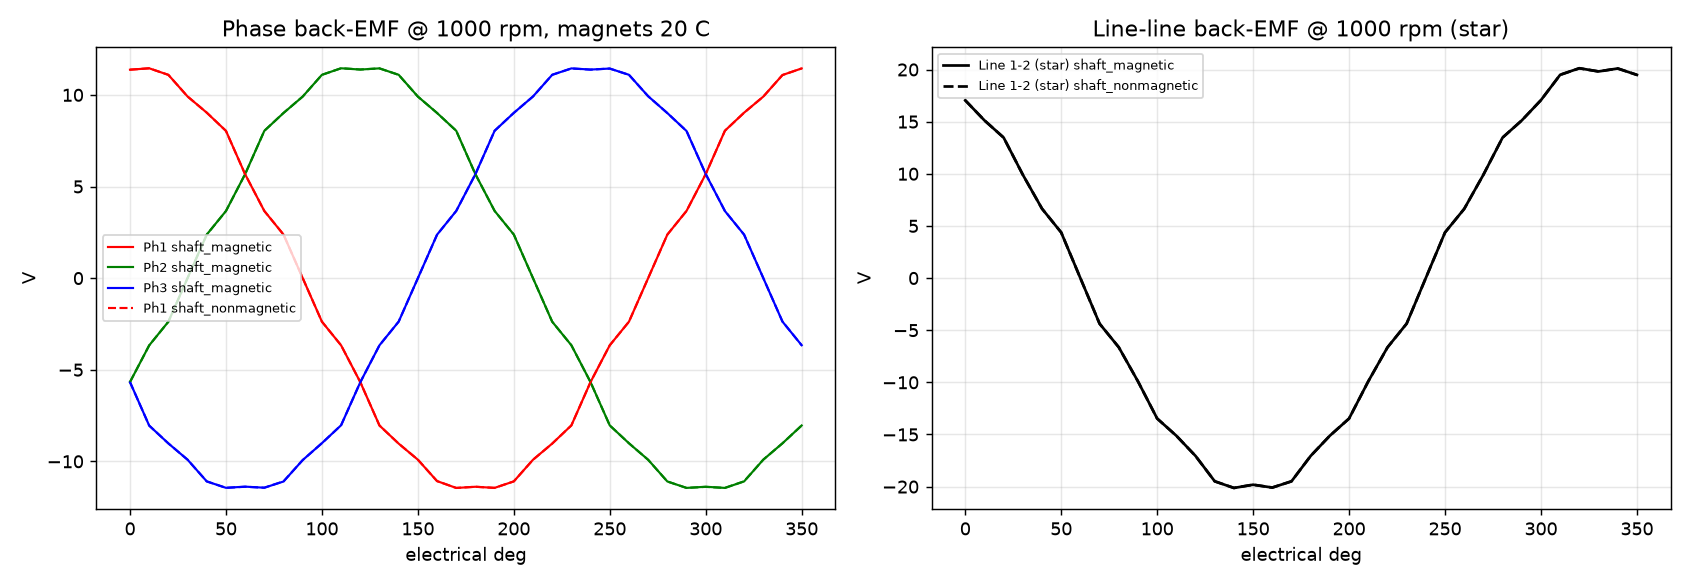

Here is the Python script that generated this plot:
"""No-load back-EMF of Motor-CAD model E:\\Spoke_V2\\ADAPTIVE_MODEL_COMPLETE_4.mot, solved in FEMM 4.2 (2D magnetostatic).

Stator: Motor-CAD 'Parallel Tooth', 12 slots.  Rotor: adaptive spoke template (same parameter names as
Ferrite_Motor_design/rotor/spoke_rotor_explorer.html).  Each tooth coil is its own FEMM circuit at 0 A, so the
coil flux linkage is read directly; phase = 2 adjacent coils in series per path, 2 paths in parallel.

Run:  python backemf.py      writes results.json + backemf.png
"""
import json, math, os, sys, time
import numpy as np
import femm

HERE = os.path.dirname(os.path.abspath(__file__))
MU0 = 4e-7 * math.pi

# ---------------- Motor-CAD inputs (screenshots 2026-10-10) ----------------
STACK = 63.0                       # stator lam length = rotor lam length = magnet length
STATOR = dict(slots=12, od=160.0, bore=107.0, tooth_w=15.5, slot_depth=17.5, corner_r=1.95,
              tip_depth=0.8, slot_open=5.0, tip_angle=20.0)
ROTOR = dict(pole_number=10, rotor_diameter=106.0, shaft_diameter=25.0, magnet_inset=2.0, magnet_depth=28.0,
             magnet_opening=8.5, magnet_X=18.0, magnet_Y=10.5, magnet_Z=6.0, magnet_glue_gap=0.1,
             Bridge_thickness=1.0, bridge_offset=4.0)
TURNS = 10                         # per coil; 20 conductors/slot, 2 layers
PATHS = 2
BR20, MU_MAG, BR_TC = 0.46, 1.08, -0.001797    # DMEGC_DM4654; Motor-CAD magnet flux coefficient -0.1797 %/K
MAG_T = float(os.environ.get('MAG_T', 20.0))
BR = BR20 * (1 + BR_TC * (MAG_T - 20))
STACKING = 0.97                    # Motor-CAD default; consistent with the lamination masses shown
# M235-35A from the Motor-CAD material database (Steel BH tab), H [A/m] -> B [T]; above 1.8 T extended with
# slope mu0 (air-like), as Motor-CAD extrapolates beyond the last point
BH_LAM_MCAD = [(0, 0), (24.7, 0.1), (32.6, 0.2), (38.1, 0.3), (43.1, 0.4), (48.2, 0.5), (53.9, 0.6), (60.7, 0.7),
               (68.8, 0.8), (79.3, 0.9), (93.7, 1.0), (115, 1.1), (156, 1.2), (260, 1.3), (690, 1.4), (1950, 1.5),
               (4410, 1.6), (7630, 1.7), (12000, 1.8)]
BH_LAM_MCAD += [(h, 1.8 + 4e-7 * math.pi * (h - 12000)) for h in (30000, 60000, 120000, 250000, 500000)]
# M235-35A typical DC curve (first runs; kept for reference)
BH_LAM_TYPICAL = [(0, 0), (50, 0.75), (100, 1.00), (150, 1.12), (200, 1.20), (300, 1.29), (500, 1.38), (1000, 1.45),
          (2500, 1.53), (5000, 1.63), (10000, 1.75), (20000, 1.87), (50000, 2.02), (100000, 2.13), (200000, 2.30)]
BH_LAM = BH_LAM_MCAD if os.environ.get('BH', 'mcad') == 'mcad' else BH_LAM_TYPICAL
# SCM420 (Cr-Mo case-hardening steel) typical curve
BH_SHAFT = [(0, 0), (200, 0.45), (400, 0.85), (700, 1.10), (1000, 1.25), (2000, 1.45), (4000, 1.58),
            (8000, 1.70), (16000, 1.82), (50000, 2.00), (100000, 2.10), (200000, 2.25)]
FILLETS = dict(lam=0.3, pocket=1.0, slot=1.95) if os.environ.get('FILLETS', '1') == '1' else None
GM = float(os.environ.get('GAPMESH', '1.0'))   # air-gap mesh scale (1 = 0.2 mm elements)
STEP = 2.0                         # deg mech; 72 deg = one electrical period
NWORK = 4

R_BORE = STATOR['bore'] / 2
R_ROT = ROTOR['rotor_diameter'] / 2
R_MID = (R_BORE + R_ROT) / 2
AGE = os.environ.get('AGE', '0') == '1'
R_AGE_IN, R_AGE_OUT = R_ROT + (R_BORE - R_ROT) / 3, R_BORE - (R_BORE - R_ROT) / 3
NS = STATOR['slots']
# tooth coil k sits between slot k and slot k+1 (Motor-CAD slot table: slot 1 = 20 x phase 1, ...)
PHASE_TEETH = {'Ph1': (12, 1, 6, 7), 'Ph2': (2, 3, 8, 9), 'Ph3': (4, 5, 10, 11)}


def rot(p, a_deg):
    a = math.radians(a_deg); c, s = math.cos(a), math.sin(a)
    return (p[0] * c - p[1] * s, p[0] * s + p[1] * c)


def line(a, b):
    femm.mi_drawline(a[0], a[1], b[0], b[1])


def polyline(pts):
    for a, b in zip(pts, pts[1:]):
        line(a, b)


def arc_ccw(r, a0, a1, maxseg, bdry=''):
    p, q = rot((r, 0), a0), rot((r, 0), a1)
    femm.mi_drawarc(p[0], p[1], q[0], q[1], a1 - a0, maxseg)
    if bdry:
        m = rot((r, 0), (a0 + a1) / 2)
        femm.mi_selectarcsegment(m[0], m[1]); femm.mi_setarcsegmentprop(maxseg, bdry, 0, 0); femm.mi_clearselected()


def label(p, mat, mesh, circ='', magdir=0, turns=0, grp=0):
    femm.mi_addblocklabel(p[0], p[1]); femm.mi_selectlabel(p[0], p[1])
    femm.mi_setblockprop(mat, 0, mesh, circ, magdir, grp, turns); femm.mi_clearselected()


def ang(p):
    return math.degrees(math.atan2(p[1], p[0]))


def slot_geometry(s):
    """Right half of one slot, slot centreline on +y (x > 0 = clockwise side). Returns key points."""
    hs, ws = 180 / s['slots'], s['tooth_w'] / 2
    so = s['slot_open'] / 2
    A = (so, math.sqrt(R_BORE ** 2 - so ** 2))                      # tip corner on the bore
    B = (so, A[1] + s['tip_depth'])
    n = (math.cos(math.radians(hs)), -math.sin(math.radians(hs)))   # tooth normal; tooth side: p.n = -ws
    u = (math.sin(math.radians(hs)), math.cos(math.radians(hs)))    # tooth axis
    d = (math.cos(math.radians(s['tip_angle'])), math.sin(math.radians(s['tip_angle'])))
    nB = B[0] * n[0] + B[1] * n[1]
    t = (-ws - nB) / (d[0] * n[0] + d[1] * n[1])
    C = (B[0] + t * d[0], B[1] + t * d[1])
    rb = R_BORE + s['slot_depth']                                    # slot bottom radius
    sE = math.sqrt(rb ** 2 - ws ** 2)
    E = (-ws * n[0] + sE * u[0], -ws * n[1] + sE * u[1])
    return dict(A=A, B=B, C=C, E=E, rb=rb)


def tooth_area(sg, s):
    """Lamination area of one tooth (between slot-bottom arc and bore) for the mass check."""
    from matplotlib.path import Path
    mir = lambda p: (-p[0], p[1])
    hs = 180 / s['slots']
    right = [sg['A'], sg['B'], sg['C'], sg['E']]                     # wall of slot centred at +y
    left_next = [rot(mir(p), -2 * hs) for p in right]                # same tooth, wall of the next slot clockwise
    poly = right + [rot((sg['rb'], 0), a) for a in np.linspace(ang(sg['E']), ang(left_next[3]), 40)] + \
        left_next[::-1] + [rot((R_BORE, 0), a) for a in np.linspace(ang(left_next[0]), ang(sg['A']), 40)]
    x, y = np.array(poly).T
    return 0.5 * abs(np.dot(x, np.roll(y, 1)) - np.dot(y, np.roll(x, 1)))


def rotor_geometry(p):
    """Same as Ferrite_Motor_design/femm_em/femm_motor.py (port of spoke_rotor_explorer.html), pole on +y."""
    t, rs, rr = p['Bridge_thickness'] / 2, p['shaft_diameter'] / 2, p['rotor_diameter'] / 2
    rom = rr - p['magnet_inset']; rim = rom - p['magnet_depth']; ho = p['magnet_opening'] / 2
    a = math.radians(180 / p['pole_number']); T, Cs = math.tan(a), math.cos(a)
    P = (-(rim * T - t / Cs), rim); Q = (-p['magnet_Y'], rim + p['magnet_X']); R = (-p['magnet_Z'], rom)
    D = (-ho, rom); C = (-ho, math.sqrt(rr * rr - ho * ho))
    yg = rs + p['bridge_offset']; G = (-(yg * T - t / Cs), yg)
    gap, ctr = p['magnet_glue_gap'], (0, (rim + rom) / 2)

    def off(a, b):
        dx, dy = b[0] - a[0], b[1] - a[1]; L = math.hypot(dx, dy); nx, ny = -dy / L, dx / L
        if (ctr[0] - (a[0] + b[0]) / 2) * nx + (ctr[1] - (a[1] + b[1]) / 2) * ny < 0: nx, ny = -nx, -ny
        return (a[0] + nx * gap, a[1] + ny * gap), (b[0] + nx * gap, b[1] + ny * gap)

    def X(l1, l2):
        (a, b), (c, d) = l1, l2; r = (b[0] - a[0], b[1] - a[1]); q = (d[0] - c[0], d[1] - c[1])
        k = ((c[0] - a[0]) * q[1] - (c[1] - a[1]) * q[0]) / (r[0] * q[1] - r[1] * q[0])
        return (a[0] + r[0] * k, a[1] + r[1] * k)

    PQ, QR = off(P, Q), off(Q, R)
    Pm, Qm, Rm = X(PQ, ((0, rim), (1, rim))), X(PQ, QR), X(QR, ((0, rom), (1, rom)))
    return dict(P=P, Q=Q, R=R, D=D, C=C, G=G, Pm=Pm, Qm=Qm, Rm=Rm, rs=rs, rr=rr, rim=rim, rom=rom, yg=yg)


MAGLAB, ANGLE = [], [0.0]
FILLET_OK, FILLET_FAIL = set(), set()


def build(path, shaft_magnetic):
    s = STATOR
    femm.newdocument(0)
    femm.mi_probdef(0, 'millimeters', 'planar', 1e-8, STACK, 30, 0)
    femm.mi_smartmesh(0)
    femm.mi_addmaterial('Air', 1, 1, 0, 0, 0, 0, 0, 1, 0, 0, 0, 0, 0)
    femm.mi_addmaterial('Copper', 1, 1, 0, 0, 58, 0, 0, 1, 0, 0, 0, 0, 0)
    femm.mi_addmaterial('M235-35A', 5000, 5000, 0, 0, 0, 0.35, 0, STACKING, 0, 0, 0, 0, 0)
    for h, b in BH_LAM:
        femm.mi_addbhpoint('M235-35A', b, h)
    femm.mi_addmaterial('SCM420', 1000, 1000, 0, 0, 0, 0, 0, 1, 0, 0, 0, 0, 0)
    for h, b in BH_SHAFT:
        femm.mi_addbhpoint('SCM420', b, h)
    femm.mi_addmaterial('Magnet', MU_MAG, MU_MAG, BR / (MU0 * MU_MAG), 0, 0, 0, 0, 1, 0, 0, 0, 0, 0)
    femm.mi_addboundprop('A0', 0, 0, 0, 0, 0, 0, 0, 0, 0, 0, 0)
    for k in range(1, NS + 1):
        femm.mi_addcircprop('T%d' % k, 0, 1)

    # ---- stator ----
    sg = slot_geometry(s)
    mir = lambda p: (-p[0], p[1])
    pitch = 360 / NS
    for k in range(1, NS + 1):
        a = pitch * (k - 1)                         # slot k centreline at 90 + a deg
        L = lambda p: rot(p, a)
        A, B, C, E = (sg[q] for q in 'ABCE')
        polyline([L(p) for p in (A, B, C, E)])
        polyline([L(mir(p)) for p in (A, B, C, E)])
        arc_ccw(sg['rb'], 90 + a - (90 - ang(E)), 90 + a + (90 - ang(E)), 1)       # slot bottom
        arc_ccw(R_BORE, 90 + a - (90 - ang(A)), 90 + a + (90 - ang(A)), 0.5 * GM)       # slot mouth
        arc_ccw(R_BORE, 90 + a + (90 - ang(A)), 90 + a + pitch - (90 - ang(A)), 0.5 * GM)  # tooth face
        line(L(C), L(mir(C)))                                               # wedge / coil split
        line(L((0, C[1])), L((0, sg['rb'])))                                # layer split (side by side)
        label(L((0, (A[1] + C[1]) / 2)), 'Air', 0.5)
        ym = (C[1] + sg['rb']) / 2
        # left half (CCW side) -> coil on tooth k (between slot k and k+1); right half -> tooth k-1
        label(L((-3.5, ym)), 'Copper', 1.2, 'T%d' % k, 0, TURNS)
        label(L((3.5, ym)), 'Copper', 1.2, 'T%d' % ((k - 2) % NS + 1), 0, -TURNS)
    arc_ccw(s['od'] / 2, 0, 180, 2, 'A0'); arc_ccw(s['od'] / 2, 180, 360, 2, 'A0')
    label((0, -(sg['rb'] + s['od'] / 2) / 2), 'M235-35A', 1.5)
    if AGE:   # FEMM air-gap element: meshes stay fixed, rotor angle set through the boundary (no remeshing)
        femm.mi_addboundprop('AGE', 0, 0, 0, 0, 0, 0, 0, 0, 7, 0, 0)
        for rr_ in (R_AGE_IN, R_AGE_OUT):
            arc_ccw(rr_, 0, 180, 0.4 * GM, 'AGE'); arc_ccw(rr_, 180, 360, 0.4 * GM, 'AGE')
        label(rot(((R_AGE_OUT + R_BORE) / 2, 0), 90 + pitch / 2), 'Air', 0.2 * GM)
        p_ = rot(((R_AGE_IN + R_AGE_OUT) / 2, 0), 90 + pitch / 2)
        femm.mi_addblocklabel(*p_); femm.mi_selectlabel(*p_); femm.mi_setblockprop('<No Mesh>', 1, 0, '', 0, 0, 0); femm.mi_clearselected()
    else:
        arc_ccw(R_MID, 0, 180, 0.4 * GM); arc_ccw(R_MID, 180, 360, 0.4 * GM)
        label(rot(((R_MID + R_BORE) / 2, 0), 90 + pitch / 2), 'Air', 0.2 * GM)

    # ---- rotor (group 1) ----
    g = rotor_geometry(ROTOR)
    n = ROTOR['pole_number']; pp = 360 / n
    dC = math.degrees(math.atan2(-g['C'][0], g['C'][1]))
    rG = math.hypot(*g['G']); dG = math.degrees(math.atan2(-g['G'][0], g['G'][1]))
    MAGLAB.clear()
    for k in range(n):
        a = pp * k - 90
        L = lambda p: rot(p, a)
        cav = [g['G'], g['P'], g['Q'], g['R'], g['Rm'], g['Qm'], g['Pm']]
        polyline([L(p) for p in cav] + [L(mir(p)) for p in reversed(cav)])
        polyline([L(p) for p in (g['Rm'], g['D'], mir(g['D']), mir(g['Rm']))])
        line(L(g['D']), L(g['C'])); line(L(mir(g['D'])), L(mir(g['C'])))
        arc_ccw(rG, pp * k - dG, pp * k + dG, 1)
        arc_ccw(g['rr'], pp * k + dC, pp * (k + 1) - dC, 0.4 * GM)
        mdir = a + (0 if k % 2 == 0 else 180)
        MAGLAB.append((L((0, (g['rim'] + g['rom']) / 2)), mdir))
        label(MAGLAB[-1][0], 'Magnet', 1.0, magdir=mdir, grp=1)
        label(L((0, (rG + g['rim']) / 2)), 'Air', 0.8, grp=1)
    if FILLETS:   # Motor-CAD template fillets: lamination 0.3 (mouth at OD), pocket 1.0; slot corner 1.95
        for k in range(n):
            L = lambda p: rot(p, pp * k - 90)
            for p, rad in ((g['C'], FILLETS['lam']), (g['P'], FILLETS['pocket']), (g['G'], FILLETS['pocket'])):
                for q in (p, mir(p)):
                    try:
                        femm.mi_createradius(*L(q), rad); FILLET_OK.add(str(p))
                    except Exception:
                        FILLET_FAIL.add(str(p))
        for k in range(1, NS + 1):
            for q in (sg['E'], mir(sg['E'])):
                try:
                    femm.mi_createradius(*rot(q, pitch * (k - 1)), FILLETS['slot']); FILLET_OK.add('E')
                except Exception:
                    FILLET_FAIL.add('E')
    arc_ccw(g['rs'], 0, 180, 2); arc_ccw(g['rs'], 180, 360, 2)
    label((0, 0), 'SCM420' if shaft_magnetic else 'Air', 3, grp=1)
    label(rot(((g['rs'] + g['yg']) / 2 + 1, 0), pp / 2 - 90 + pp / 2), 'M235-35A', 1.0, grp=1)
    label(rot(((g['rr'] + (R_AGE_IN if AGE else R_MID)) / 2, 0), pp / 2), 'Air', 0.2 * GM, grp=1)
    femm.mi_selectcircle(0, 0, R_MID - 0.01, 4); femm.mi_setgroup(1); femm.mi_clearselected()
    ANGLE[0] = 0.0
    femm.mi_zoomnatural()
    femm.mi_saveas(path)
    return sg, g


def set_angle(theta_m):
    if AGE:
        femm.mi_modifyboundprop('AGE', 10, theta_m); ANGLE[0] = theta_m
        return
    d = theta_m - ANGLE[0]
    if abs(d) > 1e-9:
        femm.mi_selectgroup(1); femm.mi_moverotate(0, 0, d); femm.mi_clearselected()
        ANGLE[0] = theta_m
    for p, mdir in MAGLAB:
        q = rot(p, theta_m)
        femm.mi_selectlabel(q[0], q[1]); femm.mi_setblockprop('Magnet', 0, 1.0, '', mdir + theta_m, 1, 0)
        femm.mi_clearselected()


W = {}


def worker_init(shaft_magnetic):
    femm.openfemm(1)
    import runguard as _RG; _RG.register_femm()
    os.makedirs(os.path.join(HERE, 'work'), exist_ok=True)
    W['file'] = os.path.join(HERE, 'work', 'w%d_%d.fem' % (os.getpid(), shaft_magnetic))
    build(W['file'], shaft_magnetic)


def job(theta_m):
    set_angle(theta_m)
    femm.mi_analyze(1); femm.mi_loadsolution()
    psi = [femm.mo_getcircuitproperties('T%d' % k)[2] for k in range(1, NS + 1)]
    femm.mo_groupselectblock(1); T = femm.mo_blockintegral(22); femm.mo_clearblock()
    femm.mo_close()
    return theta_m, psi, T


def analyse(th, psi, p=5):
    """psi[i][k]: coil k flux linkage. Returns per-phase path flux linkage and EMF waveforms per 1000 rpm."""
    psi = np.array(psi)
    the = np.radians(p * th)
    X = 2 * np.mean(psi * np.exp(-1j * the)[:, None], axis=0)   # coil fundamental phasors
    out = {}
    for ph, teeth in PHASE_TEETH.items():
        ref = X[teeth[0] - 1]
        sg = [1 if np.real(X[t - 1] * np.conj(ref)) > 0 else -1 for t in teeth]
        coils = [sg[i] * psi[:, t - 1] for i, t in enumerate(teeth)]
        path = (coils[0] + coils[1] + coils[2] + coils[3]) / PATHS          # 2 coils in series per path
        out[ph] = path
    # phase polarity: Ph2/Ph3 must sit +-120 deg el from Ph1 (not 60), as in a balanced 3-phase winding
    f = {ph: np.mean(v * np.exp(-1j * the)) for ph, v in out.items()}
    for ph in ('Ph2', 'Ph3'):
        if np.real(f[ph] * np.conj(f['Ph1'])) > 0:
            out[ph] = -out[ph]
    w =2 * math.pi * 1000 / 60                                          # rad/s mech at 1000 rpm
    dth = np.radians(th[1] - th[0])
    emf = {ph: -np.gradient(np.concatenate([v, v[:1]]), dth)[:-1] * w for ph, v in out.items()}
    # periodic central difference
    for ph, v in out.items():
        emf[ph] = -(np.roll(v, -1) - np.roll(v, 1)) / (2 * dth) * w
    return out, emf, X


def harmonics(y):
    c = np.fft.rfft(y) / len(y) * 2
    return np.abs(c)


def main():
    from multiprocessing import Pool
    log = lambda *a: print(time.strftime('%H:%M:%S'), *a, flush=True)
    th = np.arange(0, 72, STEP)
    res = dict(inputs=dict(stator=STATOR, rotor=ROTOR, stack=STACK, Br20=BR20, mu_r=MU_MAG, magnet_T=MAG_T, Br=BR,
                           stacking=STACKING, turns_per_coil=TURNS, paths=PATHS))
    cases = [('shaft_magnetic', True), ('shaft_nonmagnetic', False)]
    for name, shaft in cases:
        t0 = time.time()
        with Pool(NWORK, initializer=worker_init, initargs=(shaft,)) as pool:
            out = pool.map(job, th.tolist(), chunksize=1)
        psi = [o[1] for o in out]; tq = [o[2] for o in out]
        path, emf, X = analyse(th, psi)
        r = dict(theta_m=th.tolist(), coil_psi=psi, cogging=tq,
                 path_psi={k: v.tolist() for k, v in path.items()}, emf_phase_1000rpm={k: v.tolist() for k, v in emf.items()})
        e1 = emf['Ph1']; e2 = emf['Ph2']; e3 = emf['Ph3']
        ll = e1 - e2
        h = harmonics(e1)                       # index = electrical harmonic (one el. period sampled)
        r['summary'] = dict(
            psi_path_fund_peak=float(harmonics(path['Ph1'])[1]),
            E_phase_rms=float(np.sqrt(np.mean(e1 ** 2))), E_phase_peak=float(np.max(np.abs(e1))),
            E_phase_fund_peak=float(h[1]), E_phase_fund_rms=float(h[1] / math.sqrt(2)),
            E_line_rms=float(np.sqrt(np.mean(ll ** 2))), E_line_peak=float(np.max(np.abs(ll))),
            E_line_fund_rms=float(harmonics(ll)[1] / math.sqrt(2)),
            phase_rms_all=[float(np.sqrt(np.mean(e ** 2))) for e in (e1, e2, e3)],
            THD_phase=float(np.sqrt(np.sum(h[2:12] ** 2)) / h[1]),
            harmonics_phase_pct={int(k): float(100 * h[k] / h[1]) for k in (3, 5, 7, 9, 11)},
            cogging_pkpk=float(np.ptp(tq)), solve_minutes=(time.time() - t0) / 60)
        res[name] = r
        log(name, json.dumps(r['summary']))
    json.dump(res, open(os.path.join(HERE, 'results.json'), 'w'), indent=1)
    plot(res)


def plot(res):
    import matplotlib; matplotlib.use('Agg'); import matplotlib.pyplot as plt
    fig, ax = plt.subplots(1, 2, figsize=(13, 4.5))
    for name, ls in (('shaft_magnetic', '-'), ('shaft_nonmagnetic', '--')):
        r = res[name]; the = 5 * np.array(r['theta_m'])
        for ph, c in zip(('Ph1', 'Ph2', 'Ph3'), ('r', 'g', 'b')):
            ax[0].plot(the, r['emf_phase_1000rpm'][ph], c + ls, lw=1.2, label='%s %s' % (ph, name) if ph == 'Ph1' or name == 'shaft_magnetic' else None)
        e = np.array(r['emf_phase_1000rpm']['Ph1']) - np.array(r['emf_phase_1000rpm']['Ph2'])
        ax[1].plot(the, e, 'k' + ls, label='Line 1-2 (star) %s' % name)
    ax[0].set(title='Phase back-EMF @ 1000 rpm, magnets %.0f C' % res['inputs']['magnet_T'], xlabel='electrical deg', ylabel='V')
    ax[1].set(title='Line-line back-EMF @ 1000 rpm (star)', xlabel='electrical deg', ylabel='V')
    for a in ax: a.grid(alpha=.3); a.legend(fontsize=7)
    fig.tight_layout(); fig.savefig(os.path.join(HERE, 'backemf.png'), dpi=130)


if __name__ == '__main__':
    if len(sys.argv) > 1 and sys.argv[1] == 'check':
        sg = slot_geometry(STATOR)
        A = tooth_area(sg, STATOR)
        mass = A * 1e-6 * STACK * 1e-3 * 7650 * STACKING * NS
        yoke = math.pi * ((STATOR['od'] / 2) ** 2 - sg['rb'] ** 2) * 1e-6 * STACK * 1e-3 * 7650 * STACKING
        print('slot pts', {k: (round(v[0], 3), round(v[1], 3)) if isinstance(v, tuple) else v for k, v in sg.items()})
        print('tooth area %.1f mm2 -> teeth %.3f kg (Motor-CAD 1.615), yoke %.3f kg (Motor-CAD 1.996)' % (A, mass, yoke))
        g = rotor_geometry(ROTOR)
        print('rotor', {k: (round(v[0], 3), round(v[1], 3)) if isinstance(v, tuple) else round(v, 3) for k, v in g.items()})
        femm.openfemm(1); build(os.path.join(HERE, 'check.fem'), True)
        t0 = time.time(); femm.mi_analyze(1); femm.mi_loadsolution()
        print('solve %.1f s' % (time.time() - t0))
        print('psi', [round(femm.mo_getcircuitproperties('T%d' % k)[2], 5) for k in range(1, NS + 1)])
        femm.mo_showdensityplot(1, 0, 2.0, 0, 'mag'); femm.mo_zoom(-82, -82, 82, 82)
        femm.mo_savebitmap(os.path.join(HERE, 'check_B.bmp'))
        femm.mo_zoom(-30, 20, 30, 80); femm.mo_savebitmap(os.path.join(HERE, 'check_B_zoom.bmp'))
        femm.closefemm()
    else:
        main()
